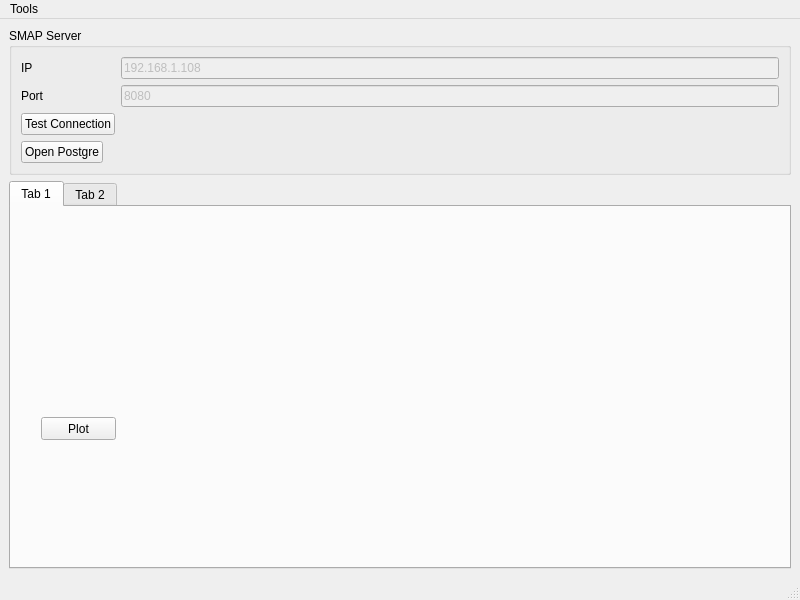
<?xml version="1.0" encoding="UTF-8"?>
<ui version="4.0">
 <class>WeatherClientMain</class>
 <widget class="QMainWindow" name="WeatherClientMain">
  <property name="geometry">
   <rect>
    <x>0</x>
    <y>0</y>
    <width>800</width>
    <height>600</height>
   </rect>
  </property>
  <property name="windowTitle">
   <string>BEST WeatherStation Client</string>
  </property>
  <widget class="QWidget" name="centralwidget">
   <layout class="QVBoxLayout" name="verticalLayout">
    <item>
     <widget class="QGroupBox" name="groupBox">
      <property name="title">
       <string>SMAP Server</string>
      </property>
      <layout class="QFormLayout" name="formLayout">
       <item row="2" column="0">
        <widget class="QLabel" name="label">
         <property name="text">
          <string>IP</string>
         </property>
        </widget>
       </item>
       <item row="2" column="1">
        <widget class="QLineEdit" name="outIP">
         <property name="enabled">
          <bool>false</bool>
         </property>
         <property name="text">
          <string>192.168.1.108</string>
         </property>
        </widget>
       </item>
       <item row="3" column="0">
        <widget class="QLabel" name="label_2">
         <property name="text">
          <string>Port</string>
         </property>
        </widget>
       </item>
       <item row="3" column="1">
        <widget class="QLineEdit" name="outPort">
         <property name="enabled">
          <bool>false</bool>
         </property>
         <property name="text">
          <string>8080</string>
         </property>
        </widget>
       </item>
       <item row="4" column="0">
        <widget class="QPushButton" name="inTestConnection">
         <property name="text">
          <string>Test Connection</string>
         </property>
        </widget>
       </item>
       <item row="5" column="0">
        <widget class="QPushButton" name="inOpenPostgre">
         <property name="text">
          <string>Open Postgre</string>
         </property>
        </widget>
       </item>
      </layout>
     </widget>
    </item>
    <item>
     <widget class="QTabWidget" name="tabWidget">
      <widget class="QWidget" name="tab">
       <attribute name="title">
        <string>Tab 1</string>
       </attribute>
       <widget class="QPushButton" name="pushButton">
        <property name="geometry">
         <rect>
          <x>30</x>
          <y>210</y>
          <width>75</width>
          <height>23</height>
         </rect>
        </property>
        <property name="text">
         <string>Plot</string>
        </property>
       </widget>
      </widget>
      <widget class="QWidget" name="tab_2">
       <attribute name="title">
        <string>Tab 2</string>
       </attribute>
      </widget>
     </widget>
    </item>
   </layout>
  </widget>
  <widget class="QMenuBar" name="menubar">
   <property name="geometry">
    <rect>
     <x>0</x>
     <y>0</y>
     <width>800</width>
     <height>21</height>
    </rect>
   </property>
   <widget class="QMenu" name="menuTools">
    <property name="title">
     <string>Tools</string>
    </property>
   </widget>
   <addaction name="menuTools"/>
  </widget>
  <widget class="QStatusBar" name="statusbar"/>
 </widget>
 <resources/>
 <connections/>
</ui>
